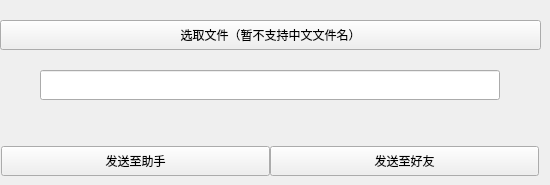
               <widget class="QWidget" name="tab_2">
                <attribute name="title">
                 <string>文件</string>
                </attribute>
                <widget class="QPushButton" name="pushButton_open_file">
                 <property name="geometry">
                  <rect>
                   <x>0</x>
                   <y>20</y>
                   <width>541</width>
                   <height>30</height>
                  </rect>
                 </property>
                 <property name="text">
                  <string>选取文件（暂不支持中文文件名）</string>
                 </property>
                </widget>
                <widget class="QLineEdit" name="lineEdit_file_dir">
                 <property name="geometry">
                  <rect>
                   <x>40</x>
                   <y>70</y>
                   <width>460</width>
                   <height>30</height>
                  </rect>
                 </property>
                 <property name="focusPolicy">
                  <enum>Qt::TabFocus</enum>
                 </property>
                </widget>
                <widget class="QPushButton" name="pushButton_file_helper">
                 <property name="geometry">
                  <rect>
                   <x>1</x>
                   <y>146</y>
                   <width>269</width>
                   <height>30</height>
                  </rect>
                 </property>
                 <property name="text">
                  <string>发送至助手</string>
                 </property>
                </widget>
                <widget class="QPushButton" name="pushButton_file_friend">
                 <property name="geometry">
                  <rect>
                   <x>270</x>
                   <y>146</y>
                   <width>269</width>
                   <height>30</height>
                  </rect>
                 </property>
                 <property name="text">
                  <string>发送至好友</string>
                 </property>
                </widget>
               </widget>
